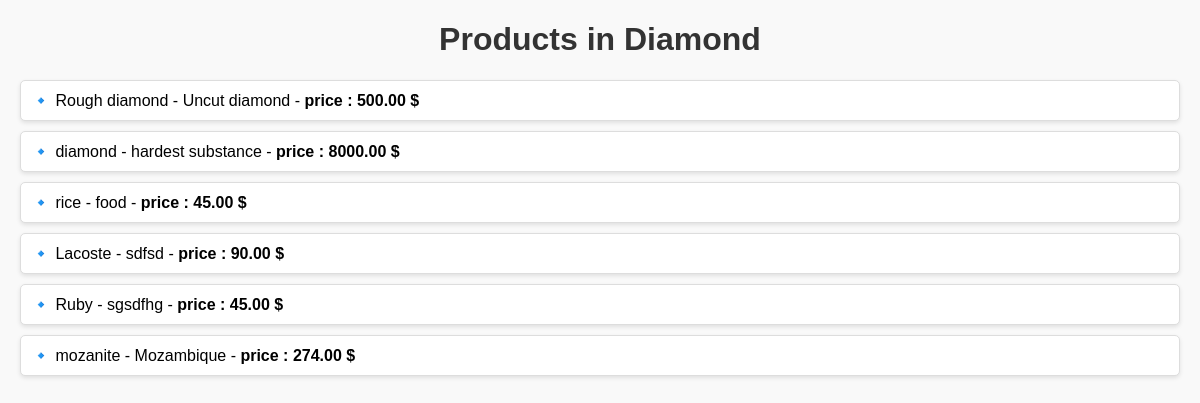
Screenshot of /categories/4/ with the database file from the repository.
### lab/models.py (models this page shows, shortened)
class Category(models.Model):
    name = models.CharField(max_length=100, null=True, blank=True, unique=True)

class Product(models.Model):
    name = models.CharField(max_length=100)
    description = models.TextField()
    color = models.CharField(max_length=100, null=True, blank=True)
    price = models.DecimalField(max_digits=10, decimal_places=2)
    created_at = models.DateTimeField(auto_now_add=True)
    categories = models.ForeignKey(Category, on_delete=models.CASCADE,  null=True, blank=True)
    image = models.ImageField(upload_to='products/', null=True, blank=True)
    class Meta:
        ordering = ['created_at']  # Default ordering

### lab/views.py (the view)
# urls.py: path('categories/<int:category_id>/', views.category_products, name='category_products'),
def category_products(request, category_id):
    category = Category.objects.get(pk=category_id)
    products = category.product_set.all()
    return render(request, 'category_products.html', {'category': category, 'products': products})

### lab/templates/category_products.html (shortened to what this page needs)
<!DOCTYPE html>
<html lang="en">
<head>
</head>
<body>
    <h1>Products in {{ category.name }}</h1>
    <ul>
        {% for product in products %}
            <li>
                <span class="product-name">{{ product.name }}</span> -
                <span class="product-description">{{ product.description }}</span> -
                <span class="product-price"> price : {{ product.price }} $</span>
            </li>
        {% endfor %}
    </ul>
</body>
</html>

### lab/templates/category_products.html (style rules this page uses)
body { font-family: Arial, sans-serif; margin: 20px; background-color: #f9f9f9; }
h1 { color: #333; text-align: center; }
ul { list-style-type: none; padding: 0; }
li { background-color: #fff; margin-bottom: 10px; padding: 10px; border: 1px solid #ddd; border-radius: 5px; box-shadow: 0 2px 4px rgba(0,0,0,0.1); }
li::before { content: "🔹 "; }
.product-price { font-weight: bold; }

### rows the page displays
Category: name "Diamond"
Product: name "Rough diamond", description "Uncut diamond", price "500.00"
Product: name "diamond", description "hardest substance", price "8000.00"
Product: name "rice", description "food", price "45.00"
Product: name "Lacoste", description "sdfsd", price "90.00"
Product: name "Ruby", description "sgsdfhg", price "45.00"
Product: name "mozanite", description "Mozambique", price "274.00"
